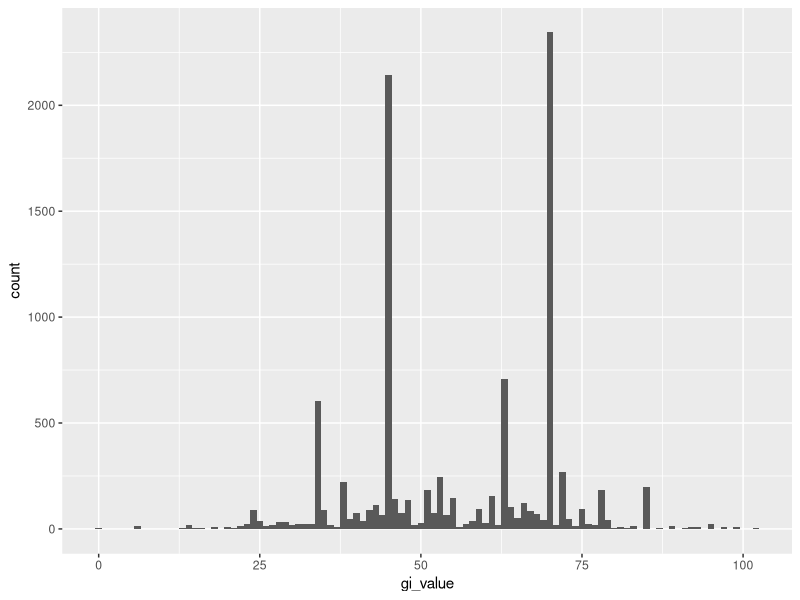

The R script that drew this image:
## ---- chunk 1
knitr::opts_chunk$set(echo = TRUE)
## ---- chunk 2
rm(list = ls())
## ---- chunk 3
library(tidyverse)
library(ggplot2)
## ---- chunk 4
GI.data <- read.csv("gi_data.csv", stringsAsFactors=FALSE, fileEncoding="latin1")
## ---- chunk 5
colnames(GI.data)
## ---- chunk 6
nrow(GI.data)
## ---- chunk 7
summary(GI.data)
## ---- chunk 8
str(GI.data)
## ---- chunk 9
GI.data$GL <- as.numeric(GI.data$GL)
GI.data$gi_value <- as.numeric(GI.data$gi_value)
GI.data$cho_100g <- as.numeric(GI.data$cho_100g)
## ---- chunk 10
GI.data$gl_category <- as.factor(GI.data$gl_category)
GI.data$diogenes_food_grp <- as.factor(GI.data$diogenes_food_grp)
GI.data$source2 <- as.character(GI.data$source2)
GI.data$diogenes_code <- as.character(GI.data$diogenes_code)
GI.data$country <- as.factor(GI.data$country)
## ---- chunk 11
str(GI.data)
## ---- chunk 12
unique(GI.data$country)
## ---- chunk 13
# group by country and aggregate by mean of gi_value
giByCountry <- GI.data %>% filter(!is.na(gi_value)) %>% 
  group_by(country) %>% summarise(mean_gi = mean(gi_value))

# find the country with highest gi_value mean
giByCountry[which.max(giByCountry$mean_gi),]
## ---- chunk 14
# group by country and aggregate by mean of GL
glByCountry <- GI.data %>% filter(!is.na(GL)) %>% 
  group_by(country) %>% summarise(mean_gl = mean(GL))
# find the country with highest GL mean
giByCountry[which.max(glByCountry$mean_gl),]
## ---- chunk 15
# group by country and aggregate by mean of GL
giByCountry <- GI.data %>% filter(!is.na(gi_value)) %>% 
  group_by(country) %>% summarise(mean_gi = mean(gi_value))
# find the country with lowest GI mean
giByCountry[which.min(giByCountry$mean_gi),]
## ---- chunk 16
# group by country and aggregate by mean of GL
glByCountry <- GI.data %>% filter(!is.na(GL)) %>% 
  group_by(country) %>% summarise(mean_gl = mean(GL))

# find the country with highest GL mean
glByCountry[which.min(glByCountry$mean_gl),]
## ---- chunk 17
GI.xy <- GI.data %>% select(gi_value, GL) %>% filter(!is.na(gi_value), !is.na(GL))
x <- GI.xy$gi_value
y <- GI.xy$GL
## ---- chunk 18
cor(x, y)
## ---- chunk 19
ggplot(GI.data, aes(x=gi_value)) + geom_histogram(binwidth = 1)
## ---- chunk 20
lowestGI <- GI.data %>% select(english_transl, gi_value) %>% distinct() %>% arrange(gi_value)
head(lowestGI, 5)
## ---- chunk 21
highestGI <- GI.data %>% select(english_transl, gi_value) %>% distinct() %>% arrange(desc(gi_value))
head(highestGI, 5)
## ---- chunk 22
highestGL <- GI.data %>% filter(!is.na(english_transl), english_transl != '') %>% select(english_transl, GL) %>% distinct() %>% arrange(desc(GL))
head(highestGL, 5)
## ---- chunk 23
lowestGL <- GI.data %>% select(english_transl, GL) %>% distinct() %>% arrange(GL)
head(lowestGL, 5)
## ---- chunk 24
GlycemicLevels <- function(inputVal, lowLevel, highLevel)
{
  if(!is.na(inputVal) && inputVal > highLevel) return("H")
  else if(!is.na(inputVal) && inputVal < lowLevel) return("L")
  else if(!is.na(inputVal) && inputVal >= lowLevel && inputVal <= highLevel) return("M")
  else return("U")
}
## ---- chunk 25
GI.data$GI_level <- unlist(lapply(GI.data$gi_value, FUN = GlycemicLevels, lowLevel = 55, highLevel = 70))
GI.data$GL_level <- unlist(lapply(GI.data$GL, FUN = GlycemicLevels, lowLevel = 55, highLevel = 70))
## ---- chunk 26
head(select(GI.data, english_transl, GI_level, GL_level))
## ---- chunk 27
lowGIGL <- GI.data %>% filter(GI_level == 'L' & GL_level == 'L') %>% 
  select(english_transl, gi_value, GL) %>%
  mutate(sum_gi_gl = gi_value + GL) %>% distinct() %>%
  arrange(sum_gi_gl)
head(lowGIGL, 10)
## ---- chunk 28
lowGIGL.clean <- lowGIGL
lowGIGL.clean$english_transl <- as.character(lowGIGL.clean$english_transl)
lowGIGL.clean$english_transl <- tolower(lowGIGL.clean$english_transl)
head(lowGIGL.clean, 10)
## ---- chunk 29
lowGIGL.unique <- lowGIGL.clean %>% distinct()
head(lowGIGL.unique, 10)
## ---- chunk 30
GI.data$english_transl <- tolower(GI.data$english_transl)
## ---- chunk 31
highGIGL <- GI.data %>% filter(GI_level == 'H' & GL_level == 'H') %>%
  mutate(sum_gi_gl = gi_value + GL) %>% arrange(desc(sum_gi_gl)) %>%
  select(english_transl, gi_value, GL, sum_gi_gl) %>% distinct()
head(highGIGL, 10)
## ---- chunk 32
highGIGL <- highGIGL %>% mutate(english_transl = str_replace(english_transl, "'", "")) %>% distinct()
head(highGIGL, 10)
